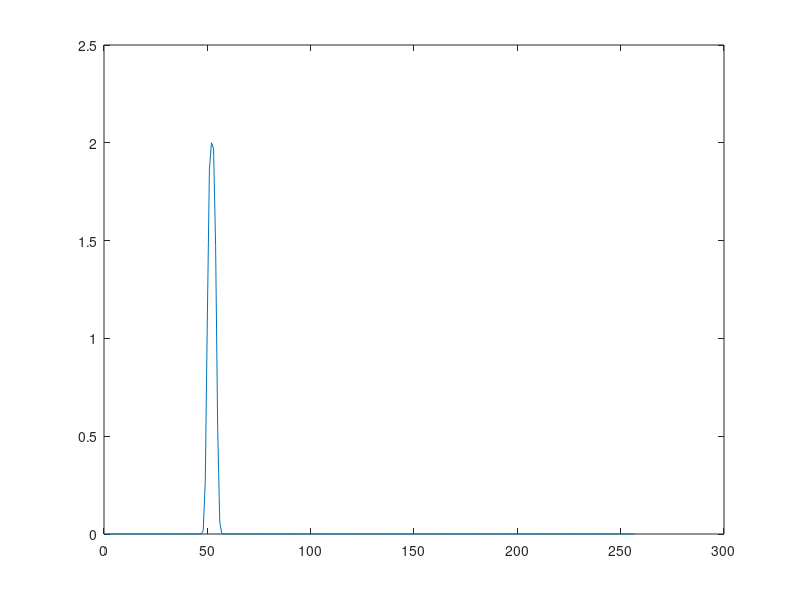

MATLAB code for this plot:
close all;
clear all;
fs=1000; 
T=1/fs; 
N=512; 
n=0:1:512-1; 
t=(0:1:N-1)*T; 
xn=2*sin(2*pi*100/fs*n); 
t=(0:1:N-1)*T;   
w=flattopwin(N); 
xn=xn(:); 
xn1=xn.*w; 
ws=sum(w); 
Xk = fft(xn1);
Xk = Xk(1:length(Xk)/2+1);
Xk = Xk.*(1/ws);
Xk(2:end-1) = Xk(2:end-1)*2;
plot(abs(Xk));